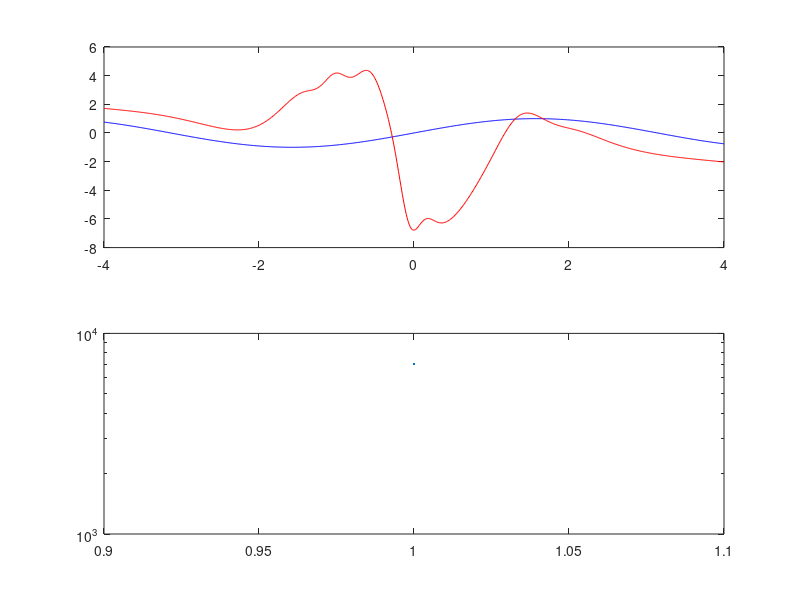

MATLAB code to generate this figure: (Note: this script raises an error after producing the figure.)
function [] = WNN
clc
close all

X = (-4:.01:4)';
T = sin(X);
nHidden = 20;
nIter = 1000;
lr = 0.05;

model = initial(X,T,nHidden,nIter,lr,true);
[model,convergence] = train(model,X,T);

Y = feedforward(model,X);

figure
subplot(2,1,1)
plot(X,T,'b',X,Y,'r')
subplot(2,1,2)
semilogy(convergence)

mse(Y-T)
end

function model = initial(X,T,nHidden,nIter,lr,direct)
nInput = size(X,2);
nOutput = size(T,2);

model.nInput = nInput;
model.nOutput = nOutput;
model.nHidden = nHidden;
model.direct = direct;
model.translation = randn(nHidden,nInput);
model.dilation = rand(nHidden,nInput);
if direct
    model.DirectWeight = randn(nInput,nOutput);
end
model.OutputWeight = randn(nHidden,nOutput);
model.Bias = randn(1,nOutput);
model.nIter = nIter;
model.lr = lr;
end

function [model,convergence] = train(model,X,T)
convergence = inf(1,model.nIter);
for iter = 1:model.nIter
    [Y,Hidden] = feedforward(model,X);
    E = T-Y;
    convergence(iter) = E'*E;
    model = backward(model,X,Hidden,E);
    
    subplot(2,1,1)
    plot(X,T,'b',X,Y,'r')
    subplot(2,1,2)
    plot(semilogy(convergence(1:iter)))
    drawnow
end
close all
end

function output = wavelet(x)
output = (1-x.^2).*exp(-0.5*x.^2);
end

function output = dWavelet(x)
% Novel Neuronal Activation Functions for Feedforward Neural Networks
%
output = 2.*x.*(0.5*x.^2-0.5-1).*exp(-0.5*x.^2);
end

function output = wavelon(model,X)
output = zeros(size(X,1),model.nHidden);
for i = 1:model.nHidden
    z = (X-model.translation(i,:))./model.dilation(i,:);
    output(1,i) = prod(wavelet(z));
end
end

function [output,Hidden] = feedforward(model,X)
Hidden = zeros(size(X,1),model.nHidden);
for i = 1:size(X,1)
    Hidden(i,:) = wavelon(model,X(i,:));
end
if model.direct
    Direct = X*model.DirectWeight;
    output = Hidden*model.OutputWeight + repmat(model.Bias,size(X,1),1) + Direct;
else
    output = Hidden*model.OutputWeight + repmat(model.Bias,size(X,1),1);
end
end

function model = backward(model,X,Hidden,error)
% Initialization by a Novel Clustering for Wavelet Neural Network as Time Series Predictor
%
N = size(X,1);

deltaBias = error'*ones(N,1);
deltaOutputWeight = error'*Hidden;
deltaDirectWeight = error'*X;

model.Bias = model.Bias + model.lr.*(1/N).*deltaBias;
model.OutputWeight = model.OutputWeight + model.lr.*(1/N).*deltaOutputWeight';
if model.direct
    model.DirectWeight = model.DirectWeight + model.lr.*(1/N).*deltaDirectWeight';
end

for i = 1:model.nHidden
    for j = 1:model.nInput
        F = ones(size(X,1),1);
        for k = 1:model.nInput
            z = (X(:,k)-model.translation(i,k))./model.dilation(i,k);
            if j~=k
                F = F.*wavelet(z);
            else
                F = F.*dWavelet(z);
            end
        end
        deltaTranslation = (error*model.OutputWeight(i,:))'*F*(-1./model.dilation(i,j));
        model.translation(i,j) = model.translation(i,j) + model.lr.*(1/N).*deltaTranslation;
        
        deltaDilation = (error*model.OutputWeight(i,:).*F)'*(X-model.translation(i,j)).*(-1./(model.dilation(i,j).^2));
        model.dilation(i,j) = model.dilation(i,j) + model.lr.*(1/N).*deltaDilation;
    end
end
end
